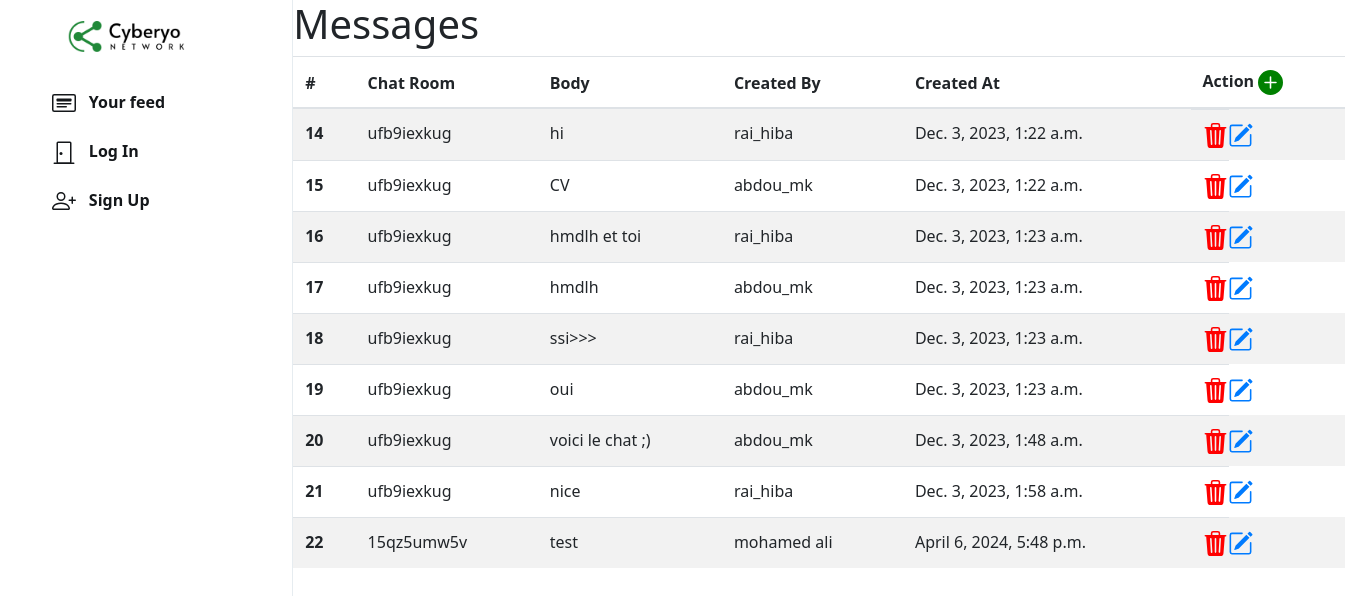
/n/admin/message, run on an earlier commit of the app's database.
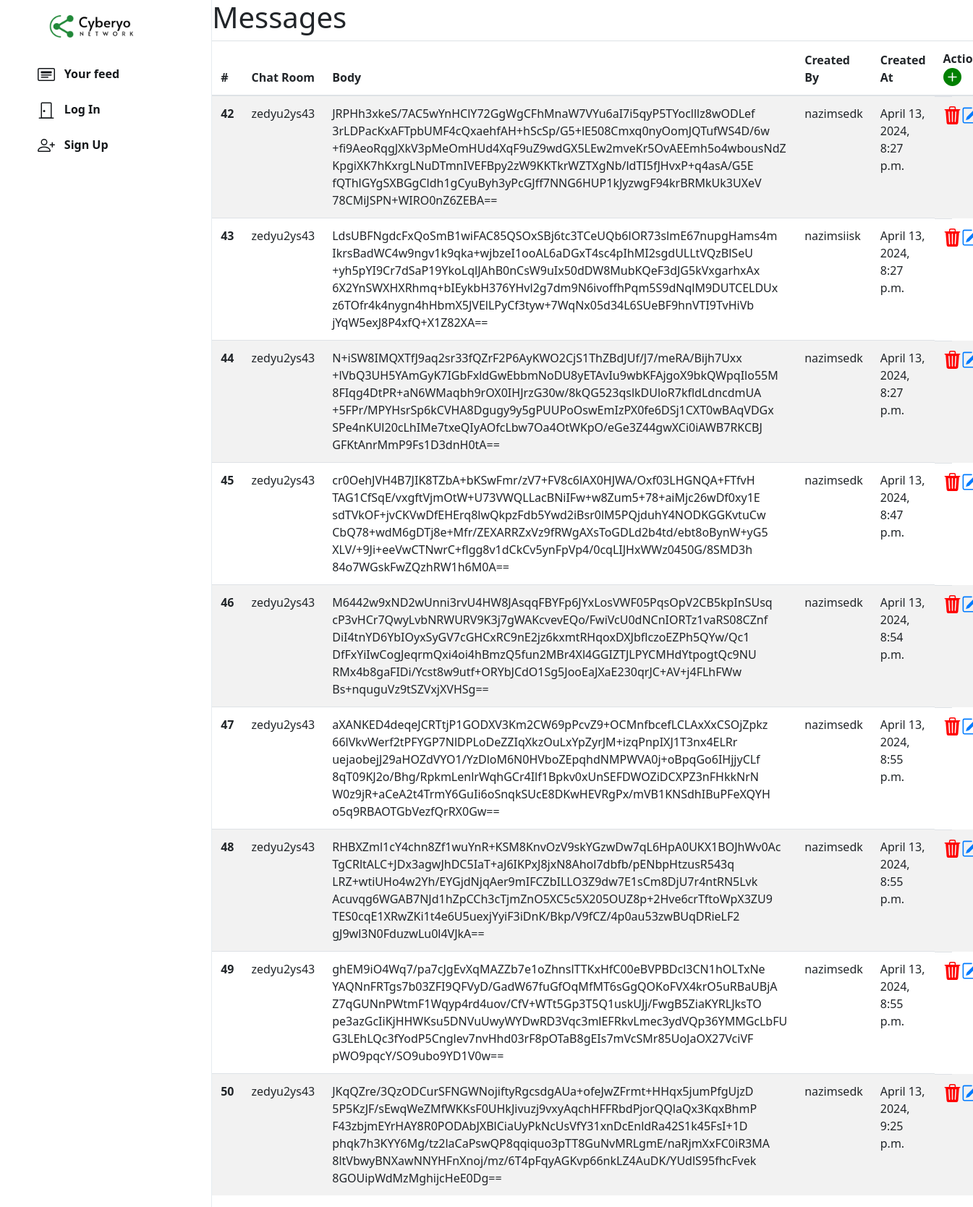
And on a later commit of the database.
### chat/models.py (models this page shows, shortened)
class Message(models.Model):
    chat_room = models.ForeignKey(Room, on_delete=models.CASCADE, related_name='messages')
    body = models.TextField()
    created_by = models.ForeignKey(User,blank=False,null=False,on_delete=models.CASCADE)
    created_at = models.DateTimeField(auto_now_add=True)
    class Meta :
        ordering = ('created_at',)

class Room(models.Model):
    room_id = models.CharField(max_length=255)
    participants = models.ManyToManyField(User,related_name='rooms')
    room_name = models.CharField(max_length=255,blank=True,null=True)
    room_picture = models.ImageField(upload_to='profile_pic/',blank=True)
    isGroupChat = models.BooleanField(default=False)
    url = models.CharField(max_length=255,blank=True,null=True)
    created_at = models.DateTimeField(auto_now_add=True)
    class Meta :
        ordering = ('-created_at',)
    def __str__(self):
        return f'{self.room_id}'

### network/models.py (models this page shows, shortened)
class User(AbstractUser):
    profile_pic = models.ImageField(upload_to='profile_pic/')
    bio = models.TextField(max_length=160, blank=True, null=True)
    cover = models.ImageField(upload_to='covers/', blank=True)

### network/views.py (the view)
# urls.py: path("n/admin/message", views.admin_message, name="admin_message"),
def admin_message(request):
    messages=Message.objects.all()
    is_admin = request.user.groups.filter(name='administrateur').exists()
    contexe={
         'is_admin':is_admin,
        'messages':messages,
    }
    return render(request,"network/admin_panel/admin_message.html",contexe)

### network/templates/network/admin_panel/admin_message.html (shortened to what this page needs)
{% extends "network/layout.html" %}
{% load static %}
{% block body %}
<div class="main-div" style="width: 78.2%;">
  <h1>Messages</h1>
    <table class="table table-striped" >
        <thead>
          <tr>
            <th scope="col">#</th>
            <th scope="col">Chat Room</th>
            <th scope="col">Body</th>
            <th scope="col">Created By</th>
            <th scope="col">Created At</th>
            <th scope="col">Action <a href="{% url 'add_message' %}">
              <svg xmlns="http://www.w3.org/2000/svg" width="25" height="25" fill="green" class="bi bi-plus-circle-fill" viewBox="0 0 16 16">
                <path d="M16 8A8 8 0 1 1 0 8a8 8 0 0 1 16 0M8.5 4.5a.5.5 0 0 0-1 0v3h-3a.5.5 0 0 0 0 1h3v3a.5.5 0 0 0 1 0v-3h3a.5.5 0 0 0 0-1h-3z"/>
              </svg>
            </a></th>
          </tr>
        </thead>
        <tbody>
          {% for message in messages %}
          <tr>
            <th scope="row">{{ message.id }}</th>
            <td>{{ message.chat_room }}</td>
            <td>{{ message.body }}</td>
            <td>{{ message.created_by.username }}</td>
            <td>{{ message.created_at }}</td>
            <td class="d-flex justify-content-between align-items-center w-25">
                <a href="#" onclick="confirmDelete({{ message.id }})"></a>
                  <a href="{% url 'edit_message' message.id %}"></a>
            </td>
          </tr>
          {% endfor %}
        </tbody>
      </table>
    </div>
{% endblock %}

What changed in the data, as far as the page shows it:
removed Message: id "14", chat_room "ufb9iexkug", body "hi", created_by.username "rai_hiba", created_at "Dec. 3, 2023, 1:22 a.m."
removed Message: id "15", chat_room "ufb9iexkug", body "CV", created_by.username "abdou_mk", created_at "Dec. 3, 2023, 1:22 a.m."
removed Message: id "16", chat_room "ufb9iexkug", body "hmdlh et toi", created_by.username "rai_hiba", created_at "Dec. 3, 2023, 1:23 a.m."
removed Message: id "17", chat_room "ufb9iexkug", body "hmdlh", created_by.username "abdou_mk", created_at "Dec. 3, 2023, 1:23 a.m."
removed Message: id "18", chat_room "ufb9iexkug", body "ssi>>>", created_by.username "rai_hiba", created_at "Dec. 3, 2023, 1:23 a.m."
removed Message: id "19", chat_room "ufb9iexkug", body "oui", created_by.username "abdou_mk", created_at "Dec. 3, 2023, 1:23 a.m."
removed Message: id "20", chat_room "ufb9iexkug", body "voici le chat ;)", created_by.username "abdou_mk", created_at "Dec. 3, 2023, 1:48 a.m."
removed Message: id "21", chat_room "ufb9iexkug", body "nice", created_by.username "rai_hiba", created_at "Dec. 3, 2023, 1:58 a.m."
removed Message: id "22", chat_room "15qz5umw5v", body "test", created_by.username "mohamed ali", created_at "April 6, 2024, 5:48 p.m."
added Message: id "42", chat_room "zedyu2ys43", body "JRPHh3xkeS/7AC5wYnHClY72GgWgCFhMnaW7VYu6aI7i5qyP5TYoclllz8wODLef 3rLDPacKxAFTpbUMF4cQxaehfAH+hScSp/G5+lE508Cmxq0nyOomJQTufWS4D/6w +fi9AeoRqgJXkV3pMeOmHUd4XqF9uZ9wdGX5LEw2mveKr5OvAEEmh5o4wbousNdZ KpgiXK7hKxrgLNuDTmnIVEFBpy2zW9KKTkrWZTXgNb/ldTI5fJHvxP+q4asA/G5E fQThlGYgSXBGgCldh1gCyuByh3yPcGJff7NNG6HUP1kJyzwgF94krBRMkUk3UXeV 78CMiJSPN+WIRO0nZ6ZEBA==", created_by.username "nazimsedk", created_at "April 13, 2024, 8:27 p.m."
added Message: id "43", chat_room "zedyu2ys43", body "LdsUBFNgdcFxQoSmB1wiFAC85QSOxSBj6tc3TCeUQb6lOR73slmE67nupgHams4m IkrsBadWC4w9ngv1k9qka+wjbzeI1ooAL6aDGxT4sc4pIhMI2sgdULLtVQzBlSeU +yh5pYI9Cr7dSaP19YkoLqlJAhB0nCsW9uIx50dDW8MubKQeF3dJG5kVxgarhxAx 6X2YnSWXHXRhmq+bIEykbH376YHvl2g7dm9N6ivoffhPqm5S9dNqlM9DUTCELDUx z6TOfr4k4nygn4hHbmX5JVElLPyCf3tyw+7WqNx05d34L6SUeBF9hnVTI9TvHiVb jYqW5exJ8P4xfQ+X1Z82XA==", created_by.username "nazimsiisk", created_at "April 13, 2024, 8:27 p.m."
added Message: id "44", chat_room "zedyu2ys43", body "N+iSW8IMQXTfJ9aq2sr33fQZrF2P6AyKWO2CjS1ThZBdJUf/J7/meRA/Bijh7Uxx +lVbQ3UH5YAmGyK7IGbFxldGwEbbmNoDU8yETAvIu9wbKFAjgoX9bkQWpqIlo55M 8FIqg4DtPR+aN6WMaqbh9rOX0IHJrzG30w/8kQG523qslkDUloR7kfldLdncdmUA +5FPr/MPYHsrSp6kCVHA8Dgugy9y5gPUUPoOswEmIzPX0fe6DSj1CXT0wBAqVDGx SPe4nKUl20cLhIMe7txeQIyAOfcLbw7Oa4OtWKpO/eGe3Z44gwXCi0iAWB7RKCBJ GFKtAnrMmP9Fs1D3dnH0tA==", created_by.username "nazimsedk", created_at "April 13, 2024, 8:27 p.m."
added Message: id "45", chat_room "zedyu2ys43", body "cr0OehJVH4B7JIK8TZbA+bKSwFmr/zV7+FV8c6lAX0HJWA/Oxf03LHGNQA+FTfvH TAG1CfSqE/vxgftVjmOtW+U73VWQLLacBNiIFw+w8Zum5+78+aiMjc26wDf0xy1E sdTVkOF+jvCKVwDfEHErq8lwQkpzFdb5Ywd2iBsr0lM5PQjduhY4NODKGGKvtuCw CbQ78+wdM6gDTj8e+Mfr/ZEXARRZxVz9fRWgAXsToGDLd2b4td/ebt8oBynW+yG5 XLV/+9Ji+eeVwCTNwrC+flgg8v1dCkCv5ynFpVp4/0cqLIJHxWWz0450G/8SMD3h 84o7WGskFwZQzhRW1h6M0A==", created_by.username "nazimsedk", created_at "April 13, 2024, 8:47 p.m."
added Message: id "46", chat_room "zedyu2ys43", body "M6442w9xND2wUnni3rvU4HW8JAsqqFBYFp6JYxLosVWF05PqsOpV2CB5kpInSUsq cP3vHCr7QwyLvbNRWURV9K3j7gWAKcvevEQo/FwiVcU0dNCnIORTz1vaRS08CZnf DiI4tnYD6YbIOyxSyGV7cGHCxRC9nE2jz6kxmtRHqoxDXJbflczoEZPh5QYw/Qc1 DfFxYiIwCogJeqrmQxi4oi4hBmzQ5fun2MBr4Xl4GGIZTJLPYCMHdYtpogtQc9NU RMx4b8gaFIDi/Ycst8w9utf+ORYbJCdO1Sg5JooEaJXaE230qrJC+AV+j4FLhFWw Bs+nquguVz9tSZVxjXVHSg==", created_by.username "nazimsedk", created_at "April 13, 2024, 8:54 p.m."
added Message: id "47", chat_room "zedyu2ys43", body "aXANKED4deqeJCRTtjP1GODXV3Km2CW69pPcvZ9+OCMnfbcefLCLAxXxCSOjZpkz 66lVkvWerf2tPFYGP7NlDPLoDeZZIqXkzOuLxYpZyrJM+izqPnpIXJ1T3nx4ELRr uejaobejJ29aHOZdVYO1/YzDloM6N0HVboZEpqhdNMPWVA0j+oBpqGo6IHjjyCLf 8qT09KJ2o/Bhg/RpkmLenlrWqhGCr4Ilf1Bpkv0xUnSEFDWOZiDCXPZ3nFHkkNrN W0z9jR+aCeA2t4TrmY6GuIi6oSnqkSUcE8DKwHEVRgPx/mVB1KNSdhIBuPFeXQYH o5q9RBAOTGbVezfQrRX0Gw==", created_by.username "nazimsedk", created_at "April 13, 2024, 8:55 p.m."
added Message: id "48", chat_room "zedyu2ys43", body "RHBXZml1cY4chn8Zf1wuYnR+KSM8KnvOzV9skYGzwDw7qL6HpA0UKX1BOJhWv0Ac TgCRltALC+JDx3agwJhDC5IaT+aJ6IKPxJ8jxN8Ahol7dbfb/pENbpHtzusR543q LRZ+wtiUHo4w2Yh/EYGjdNjqAer9mIFCZbILLO3Z9dw7E1sCm8DjU7r4ntRN5Lvk Acuvqg6WGAB7NJd1hZpCCh3cTjmZnO5XC5c5X205OUZ8p+2Hve6crTftoWpX3ZU9 TES0cqE1XRwZKi1t4e6U5uexjYyiF3iDnK/Bkp/V9fCZ/4p0au53zwBUqDRieLF2 gJ9wl3N0FduzwLu0l4VJkA==", created_by.username "nazimsedk", created_at "April 13, 2024, 8:55 p.m."
added Message: id "49", chat_room "zedyu2ys43", body "ghEM9iO4Wq7/pa7cJgEvXqMAZZb7e1oZhnslTTKxHfC00eBVPBDcl3CN1hOLTxNe YAQNnFRTgs7b03ZFI9QFVyD/GadW67fuGfOqMfMT6sGgQOKoFVX4krO5uRBaUBjA Z7qGUNnPWtmF1Wqyp4rd4uov/CfV+WTt5Gp3T5Q1uskUJj/FwgB5ZiaKYRLJksTO pe3azGcIiKjHHWKsu5DNVuUwyWYDwRD3Vqc3mlEFRkvLmec3ydVQp36YMMGcLbFU G3LEhLQc3fYodP5Cnglev7nvHhd03rF8pOTaB8gEIs7mVcSMr85UoJaOX27VciVF pWO9pqcY/SO9ubo9YD1V0w==", created_by.username "nazimsedk", created_at "April 13, 2024, 8:55 p.m."
added Message: id "50", chat_room "zedyu2ys43", body "JKqQZre/3QzODCurSFNGWNojiftyRgcsdgAUa+ofeJwZFrmt+HHqx5jumPfgUjzD 5P5KzJF/sEwqWeZMfWKKsF0UHkJivuzj9vxyAqchHFFRbdPjorQQlaQx3KqxBhmP F43zbjmEYrHAY8R0PODAbJXBlCiaUyPkNcUsVfY31xnDcEnldRa42S1k45FsI+1D phqk7h3KYY6Mg/tz2laCaPswQP8qqiquo3pTT8GuNvMRLgmE/naRjmXxFC0iR3MA 8ltVbwyBNXawNNYHFnXnoj/mz/6T4pFqyAGKvp66nkLZ4AuDK/YUdlS95fhcFvek 8GOUipWdMzMghijcHeE0Dg==", created_by.username "nazimsedk", created_at "April 13, 2024, 9:25 p.m."
